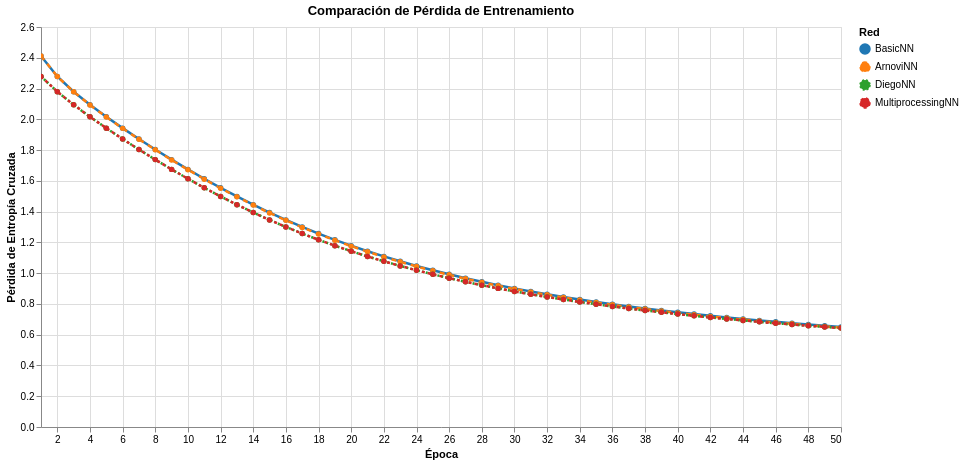

The notebook cell saved with this chart:
### Markdown cell above
## 8. Visualizaciones Interactivas con Altair

### Code cell
# Gráfico de comparación de pérdida
chart_loss = alt.Chart(df_loss).mark_line(point=True, size=2.5).encode(
    x=alt.X('Epoch:Q', title='Época', scale=alt.Scale(nice=False)),
    y=alt.Y('Loss:Q', title='Pérdida de Entropía Cruzada'),
    color=alt.Color('Network:N', title='Red',
                    scale=alt.Scale(domain=['BasicNN', 'ArnoviNN', 'DiegoNN', 'MultiprocessingNN'],
                                   range=['#1f77b4', '#ff7f0e', '#2ca02c', '#d62728'])),
    strokeDash=alt.StrokeDash('Network:N', 
                             scale=alt.Scale(domain=['BasicNN', 'ArnoviNN', 'DiegoNN', 'MultiprocessingNN'],
                                           range=[[], [5, 5], [2, 2], [3, 3]])),
    tooltip=['Epoch:Q', 'Network:N', alt.Tooltip('Loss:Q', format='.4f')]
).properties(
    width=800,
    height=400,
    title='Comparación de Pérdida de Entrenamiento'
).interactive()

chart_loss.show()
print("✓ Gráfico de comparación de pérdida mostrado")

### Figure 1 — Vega-Lite specification as saved in the notebook (floating-point values rounded to 4 significant figures; data arrays with more than 128 entries replaced by an {"elided": "..."} marker saying what was removed)
{"config": {"view": {"continuousWidth": 300, "continuousHeight": 300}}, "data": {"name": "data-14449ade8a8a339ecb6e7639684ab728"}, "mark": {"type": "line", "point": true, "size": 2.5}, "encoding": {"color": {"field": "Network", "scale": {"domain": ["BasicNN", "ArnoviNN", "DiegoNN", "MultiprocessingNN"], "range": ["#1f77b4", "#ff7f0e", "#2ca02c", "#d62728"]}, "title": "Red", "type": "nominal"}, "strokeDash": {"field": "Network", "scale": {"domain": ["BasicNN", "ArnoviNN", "DiegoNN", "MultiprocessingNN"], "range": [[], [5, 5], [2, 2], [3, 3]]}, "type": "nominal"}, "tooltip": [{"field": "Epoch", "type": "quantitative"}, {"field": "Network", "type": "nominal"}, {"field": "Loss", "format": ".4f", "type": "quantitative"}], "x": {"field": "Epoch", "scale": {"nice": false}, "title": "Época", "type": "quantitative"}, "y": {"field": "Loss", "title": "Pérdida de Entropía Cruzada", "type": "quantitative"}}, "height": 400, "params": [{"name": "param_1e9efca18e7a2868", "select": {"type": "interval", "encodings": ["x", "y"]}, "bind": "scales"}], "title": "Comparación de Pérdida de Entrenamiento", "width": 800, "$schema": "https://vega.github.io/schema/vega-lite/v6.1.0.json", "datasets": {"data-14449ade8a8a339ecb6e7639684ab728": {"elided": "200 records"}}}
